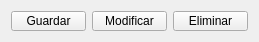
     <widget class="QWidget" name="layoutWidget">
      <property name="geometry">
       <rect>
        <x>240</x>
        <y>230</y>
        <width>239</width>
        <height>22</height>
       </rect>
      </property>
      <layout class="QHBoxLayout" name="horizontalLayout_5">
       <item>
        <widget class="QPushButton" name="btnGuardarCli">
         <property name="minimumSize">
          <size>
           <width>75</width>
           <height>20</height>
          </size>
         </property>
         <property name="maximumSize">
          <size>
           <width>75</width>
           <height>20</height>
          </size>
         </property>
         <property name="text">
          <string>Guardar</string>
         </property>
        </widget>
       </item>
       <item>
        <widget class="QPushButton" name="btnModificarCli">
         <property name="minimumSize">
          <size>
           <width>75</width>
           <height>20</height>
          </size>
         </property>
         <property name="maximumSize">
          <size>
           <width>75</width>
           <height>20</height>
          </size>
         </property>
         <property name="text">
          <string>Modificar</string>
         </property>
        </widget>
       </item>
       <item>
        <widget class="QPushButton" name="btnBorraCli">
         <property name="minimumSize">
          <size>
           <width>75</width>
           <height>20</height>
          </size>
         </property>
         <property name="maximumSize">
          <size>
           <width>75</width>
           <height>20</height>
          </size>
         </property>
         <property name="text">
          <string>Eliminar</string>
         </property>
        </widget>
       </item>
      </layout>
     </widget>
